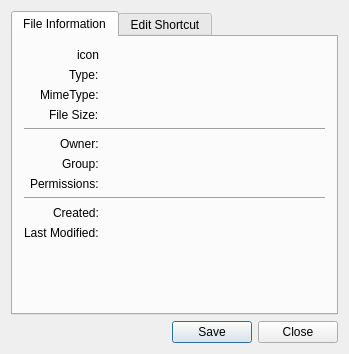
<?xml version="1.0" encoding="UTF-8"?>
<ui version="4.0">
 <class>MainUI</class>
 <widget class="QDialog" name="MainUI">
  <property name="geometry">
   <rect>
    <x>0</x>
    <y>0</y>
    <width>349</width>
    <height>354</height>
   </rect>
  </property>
  <property name="windowTitle">
   <string>File Information</string>
  </property>
  <layout class="QVBoxLayout" name="verticalLayout">
   <item>
    <widget class="QTabWidget" name="tabWidget">
     <property name="currentIndex">
      <number>0</number>
     </property>
     <widget class="QWidget" name="tab_file">
      <attribute name="title">
       <string>File Information</string>
      </attribute>
      <layout class="QFormLayout" name="formLayout">
       <property name="labelAlignment">
        <set>Qt::AlignRight|Qt::AlignTrailing|Qt::AlignVCenter</set>
       </property>
       <item row="0" column="0">
        <widget class="QLabel" name="label_file_icon">
         <property name="text">
          <string notr="true">icon</string>
         </property>
         <property name="alignment">
          <set>Qt::AlignCenter</set>
         </property>
        </widget>
       </item>
       <item row="4" column="0" colspan="2">
        <widget class="Line" name="line_2">
         <property name="sizePolicy">
          <sizepolicy hsizetype="Expanding" vsizetype="Fixed">
           <horstretch>0</horstretch>
           <verstretch>0</verstretch>
          </sizepolicy>
         </property>
         <property name="orientation">
          <enum>Qt::Horizontal</enum>
         </property>
        </widget>
       </item>
       <item row="5" column="0">
        <widget class="QLabel" name="label">
         <property name="text">
          <string>Owner:</string>
         </property>
        </widget>
       </item>
       <item row="5" column="1">
        <widget class="QLabel" name="label_file_owner">
         <property name="text">
          <string notr="true"/>
         </property>
         <property name="textInteractionFlags">
          <set>Qt::LinksAccessibleByMouse|Qt::TextSelectableByMouse</set>
         </property>
        </widget>
       </item>
       <item row="6" column="0">
        <widget class="QLabel" name="label_3">
         <property name="text">
          <string>Group:</string>
         </property>
        </widget>
       </item>
       <item row="6" column="1">
        <widget class="QLabel" name="label_file_group">
         <property name="text">
          <string notr="true"/>
         </property>
         <property name="textInteractionFlags">
          <set>Qt::LinksAccessibleByMouse|Qt::TextSelectableByMouse</set>
         </property>
        </widget>
       </item>
       <item row="7" column="0">
        <widget class="QLabel" name="label_11">
         <property name="text">
          <string>Permissions:</string>
         </property>
        </widget>
       </item>
       <item row="10" column="0" colspan="2">
        <widget class="Line" name="line_3">
         <property name="orientation">
          <enum>Qt::Horizontal</enum>
         </property>
        </widget>
       </item>
       <item row="11" column="0">
        <widget class="QLabel" name="label_7">
         <property name="text">
          <string>Created:</string>
         </property>
        </widget>
       </item>
       <item row="11" column="1">
        <widget class="QLabel" name="label_file_created">
         <property name="toolTip">
          <string>Note: The time a file was created might be more recent than the time modified if the file permissions were changed recently.</string>
         </property>
         <property name="text">
          <string notr="true"/>
         </property>
         <property name="textInteractionFlags">
          <set>Qt::LinksAccessibleByMouse|Qt::TextSelectableByMouse</set>
         </property>
        </widget>
       </item>
       <item row="12" column="0">
        <widget class="QLabel" name="label_2">
         <property name="text">
          <string>Last Modified:</string>
         </property>
        </widget>
       </item>
       <item row="1" column="0">
        <widget class="QLabel" name="label_5">
         <property name="text">
          <string>Type:</string>
         </property>
        </widget>
       </item>
       <item row="2" column="0">
        <widget class="QLabel" name="label_6">
         <property name="text">
          <string>MimeType:</string>
         </property>
        </widget>
       </item>
       <item row="2" column="1">
        <widget class="QLabel" name="label_file_mimetype">
         <property name="text">
          <string notr="true"/>
         </property>
         <property name="textInteractionFlags">
          <set>Qt::LinksAccessibleByMouse|Qt::TextSelectableByMouse</set>
         </property>
        </widget>
       </item>
       <item row="1" column="1">
        <widget class="QLabel" name="label_file_type">
         <property name="text">
          <string notr="true"/>
         </property>
         <property name="textInteractionFlags">
          <set>Qt::LinksAccessibleByMouse|Qt::TextSelectableByMouse</set>
         </property>
        </widget>
       </item>
       <item row="7" column="1">
        <widget class="QLabel" name="label_file_perms">
         <property name="text">
          <string notr="true"/>
         </property>
         <property name="textInteractionFlags">
          <set>Qt::LinksAccessibleByMouse|Qt::TextSelectableByMouse</set>
         </property>
        </widget>
       </item>
       <item row="12" column="1">
        <widget class="QLabel" name="label_file_modified">
         <property name="text">
          <string notr="true"/>
         </property>
         <property name="textInteractionFlags">
          <set>Qt::LinksAccessibleByMouse|Qt::TextSelectableByMouse</set>
         </property>
        </widget>
       </item>
       <item row="3" column="0">
        <widget class="QLabel" name="label_4">
         <property name="text">
          <string>File Size:</string>
         </property>
        </widget>
       </item>
       <item row="3" column="1">
        <widget class="QLabel" name="label_file_size">
         <property name="text">
          <string notr="true"/>
         </property>
         <property name="textInteractionFlags">
          <set>Qt::LinksAccessibleByMouse|Qt::TextSelectableByMouse</set>
         </property>
        </widget>
       </item>
       <item row="0" column="1">
        <widget class="QLabel" name="label_file_name">
         <property name="text">
          <string notr="true"/>
         </property>
         <property name="wordWrap">
          <bool>true</bool>
         </property>
         <property name="textInteractionFlags">
          <set>Qt::LinksAccessibleByMouse|Qt::TextSelectableByMouse</set>
         </property>
        </widget>
       </item>
      </layout>
     </widget>
     <widget class="QWidget" name="tab_deskedit">
      <attribute name="title">
       <string>Edit Shortcut</string>
      </attribute>
      <layout class="QVBoxLayout" name="verticalLayout_2">
       <property name="spacing">
        <number>2</number>
       </property>
       <property name="leftMargin">
        <number>4</number>
       </property>
       <property name="topMargin">
        <number>4</number>
       </property>
       <property name="rightMargin">
        <number>4</number>
       </property>
       <property name="bottomMargin">
        <number>4</number>
       </property>
       <item>
        <layout class="QGridLayout" name="gridLayout">
         <item row="3" column="0" alignment="Qt::AlignRight">
          <widget class="QLabel" name="lblWorkingDir">
           <property name="text">
            <string>Working Dir:</string>
           </property>
          </widget>
         </item>
         <item row="5" column="1">
          <widget class="QCheckBox" name="check_xdg_startupNotify">
           <property name="text">
            <string>Use startup notification</string>
           </property>
          </widget>
         </item>
         <item row="3" column="1">
          <widget class="QLineEdit" name="line_xdg_wdir">
           <property name="enabled">
            <bool>true</bool>
           </property>
          </widget>
         </item>
         <item row="4" column="0" alignment="Qt::AlignRight">
          <widget class="QLabel" name="lblIcon">
           <property name="text">
            <string>Icon:</string>
           </property>
          </widget>
         </item>
         <item row="2" column="0" alignment="Qt::AlignRight">
          <widget class="QLabel" name="lblCommand">
           <property name="text">
            <string>Command:</string>
           </property>
          </widget>
         </item>
         <item row="1" column="0" alignment="Qt::AlignRight">
          <widget class="QLabel" name="lblComment">
           <property name="text">
            <string>Comment:</string>
           </property>
          </widget>
         </item>
         <item row="2" column="1">
          <widget class="QLineEdit" name="line_xdg_command"/>
         </item>
         <item row="6" column="1">
          <widget class="QCheckBox" name="check_xdg_useTerminal">
           <property name="text">
            <string>Run in terminal</string>
           </property>
          </widget>
         </item>
         <item row="0" column="0" alignment="Qt::AlignRight">
          <widget class="QLabel" name="lblName">
           <property name="text">
            <string>Name:</string>
           </property>
          </widget>
         </item>
         <item row="5" column="0" alignment="Qt::AlignRight">
          <widget class="QLabel" name="lblOptions">
           <property name="text">
            <string>Options</string>
           </property>
          </widget>
         </item>
         <item row="0" column="1" colspan="2">
          <widget class="QLineEdit" name="line_xdg_name"/>
         </item>
         <item row="1" column="1" colspan="2">
          <widget class="QLineEdit" name="line_xdg_comment"/>
         </item>
         <item row="2" column="2">
          <widget class="QToolButton" name="tool_xdg_getCommand">
           <property name="text">
            <string notr="true"/>
           </property>
          </widget>
         </item>
         <item row="3" column="2">
          <widget class="QToolButton" name="tool_xdg_getDir">
           <property name="enabled">
            <bool>true</bool>
           </property>
           <property name="text">
            <string notr="true"/>
           </property>
          </widget>
         </item>
         <item row="4" column="1">
          <layout class="QHBoxLayout" name="horizontalLayout">
           <item>
            <widget class="QToolButton" name="push_xdg_getIcon">
             <property name="maximumSize">
              <size>
               <width>275</width>
               <height>16777215</height>
              </size>
             </property>
             <property name="text">
              <string>No Icon</string>
             </property>
             <property name="iconSize">
              <size>
               <width>64</width>
               <height>64</height>
              </size>
             </property>
            </widget>
           </item>
           <item>
            <spacer name="horizontalSpacer">
             <property name="orientation">
              <enum>Qt::Horizontal</enum>
             </property>
             <property name="sizeHint" stdset="0">
              <size>
               <width>40</width>
               <height>20</height>
              </size>
             </property>
            </spacer>
           </item>
          </layout>
         </item>
        </layout>
       </item>
       <item>
        <widget class="Line" name="line">
         <property name="orientation">
          <enum>Qt::Horizontal</enum>
         </property>
        </widget>
       </item>
      </layout>
     </widget>
    </widget>
   </item>
   <item>
    <layout class="QHBoxLayout" name="horizontalLayout_2">
     <item>
      <spacer name="horizontalSpacer_2">
       <property name="orientation">
        <enum>Qt::Horizontal</enum>
       </property>
       <property name="sizeHint" stdset="0">
        <size>
         <width>40</width>
         <height>20</height>
        </size>
       </property>
      </spacer>
     </item>
     <item>
      <widget class="QPushButton" name="push_save">
       <property name="text">
        <string>Save</string>
       </property>
      </widget>
     </item>
     <item>
      <widget class="QPushButton" name="push_close">
       <property name="text">
        <string>Close</string>
       </property>
      </widget>
     </item>
    </layout>
   </item>
  </layout>
 </widget>
 <layoutdefault spacing="6" margin="11"/>
 <tabstops>
  <tabstop>line_xdg_name</tabstop>
  <tabstop>line_xdg_comment</tabstop>
  <tabstop>line_xdg_command</tabstop>
  <tabstop>line_xdg_wdir</tabstop>
  <tabstop>check_xdg_startupNotify</tabstop>
  <tabstop>check_xdg_useTerminal</tabstop>
  <tabstop>tool_xdg_getCommand</tabstop>
  <tabstop>tool_xdg_getDir</tabstop>
 </tabstops>
 <resources/>
 <connections/>
</ui>
